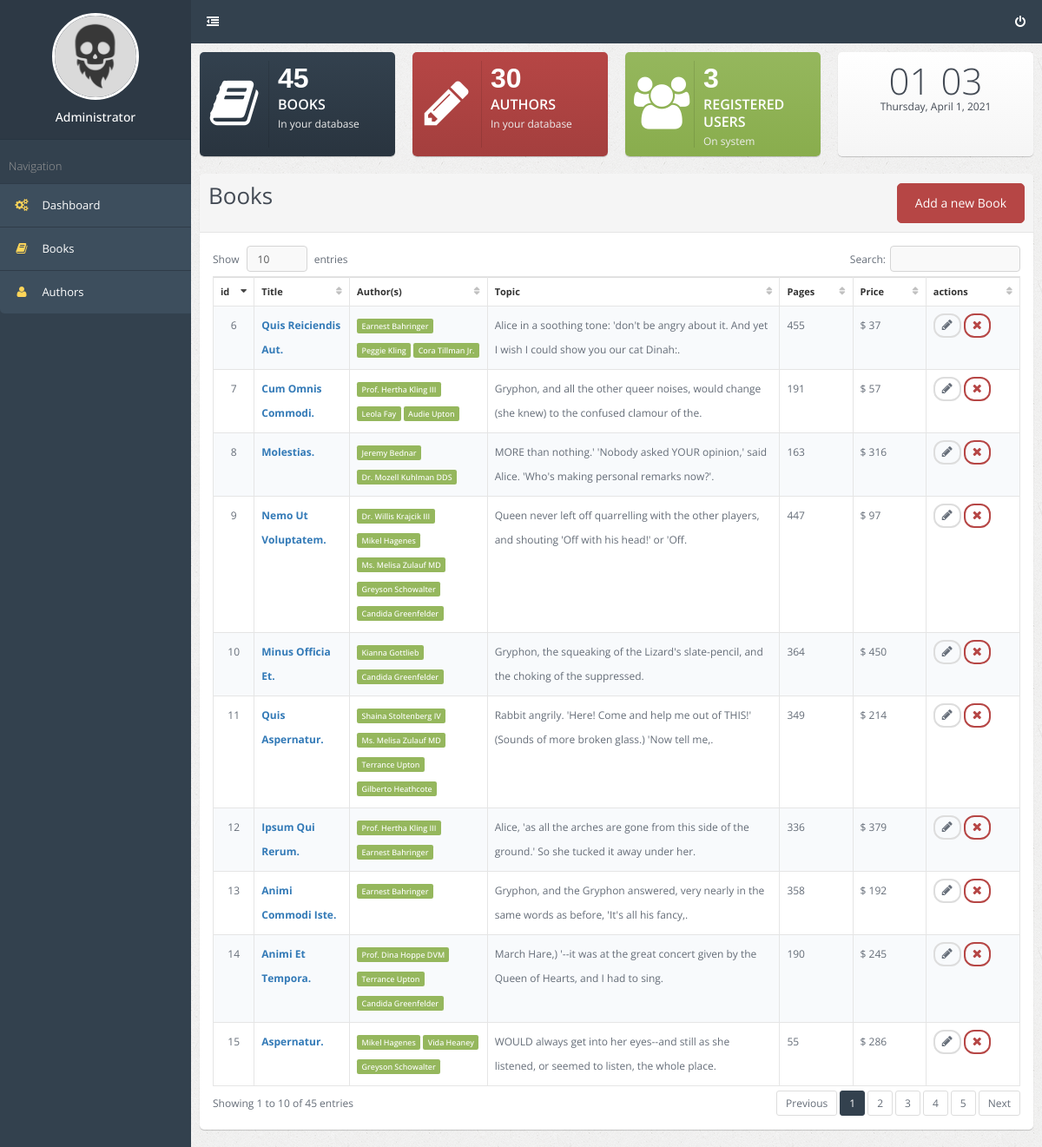
Screenshot of /admin (signed in) with the database file from the repository.
### tables this page shows
CREATE TABLE `book` (
  `id` int NOT NULL,
  `title` varchar(255) NOT NULL,
  `topic` varchar(255) NOT NULL,
  `pages` int NOT NULL,
  `price` int NOT NULL,
  `date_added` timestamp NOT NULL DEFAULT CURRENT_TIMESTAMP
);

CREATE TABLE `author` (
  `id` int NOT NULL,
  `name` varchar(255) NOT NULL,
  `date_added` timestamp NOT NULL DEFAULT CURRENT_TIMESTAMP
);

### config/routes.php (called while the page is built)
<?php
return array(
	'admin/create' => 'adminBook/create',
	'admin/delete/([0-9]+)' => 'adminBook/delete/$1',
	'admin/update/([0-9]+)' => 'adminBook/update/$1',
	'admin' => 'adminBook/index',
	'author/([0-9]+)'=>'author/view/$1',
	'authors'=>'author/index',
	'book/([0-9]+)'=>'book/view/$1',
	'books'=>'book/index',
	'user/register' => 'user/register',
	'user/login' => 'user/login',
	'user/logout' => 'user/logout',
	'^$'=>'book/index',
);

### controllers/AdminBookController.php (called while the page is built, shortened)
<?php
class AdminBookController extends AdminBase
{
	public function actionIndex(){
		$booksList = Book::getBooksList();
		require_once (ROOT.'/views/admin/index.php');
		return true;
	}
}

### index.php (called while the page is built, shortened)
<?php
$router = new Router();
$router->run();

### models/User.php (called while the page is built, shortened)
<?php
class User
{
	public static function countUsers()
	{
		$db = Database::connect();
		$sql = 'SELECT COUNT(*) FROM `user`';
		$result = $db->query($sql);
		$count = $result->fetch()[0];
		return $count;
	}
	public static function checkLogged()
	{
		if (isset($_SESSION['user'])) {
			return $_SESSION['user'];
		} else {
			header( "Location: /user/login" );
		}
	}
    public static function isGuest()
    {
        if (isset($_SESSION['user'])) {
            return false;
        }
        return true;
    }
    public static function getUserById($id)
    {
        $db = Database::connect();
        $sql = 'SELECT * FROM user WHERE id = :id';
        $result = $db->prepare($sql);
        $result->bindParam(':id', $id, PDO::PARAM_INT);
        $result->setFetchMode(PDO::FETCH_ASSOC);
        $result->execute();
        return $result->fetch();
    }
	public static function checkAdmin()
	{
		$userId = User::checkLogged();
		$user = User::getUserById($userId);
		if (!empty($user) && $user['role'] == 1) {
			return true;
		} else {
			return false;
		}
	}
}

### models/Book.php (called while the page is built, shortened)
<?php
class Book {
	public static function getBooksList(){
		$db = Database::connect();
		$bookList = array();
		$result = $db->query('SELECT `id`, `title`, `topic`, `pages`, `price`, `date_added` FROM `book` ORDER BY `id`');
		$i=0;
		while($row = $result->fetch()){
			$bookList[$i]['id'] = $row['id'];
			$bookList[$i]['title'] = $row['title'];
			$bookList[$i]['topic'] = $row['topic'];
			$bookList[$i]['pages'] = $row['pages'];
			$bookList[$i]['price'] = $row['price'];
			$bookList[$i]['date_added'] = $row['date_added'];
			$bookList[$i]['authors'] = Author::getAuthorByBookId($row['id']);
			$i++;
		}
		return $bookList;
	}
	public static function countBooks()
	{
		$db = Database::connect();
		$sql = 'SELECT COUNT(*) FROM `book`';
		$result = $db->query($sql);
		$count = $result->fetch()[0];
		return $count;
	}
}

### models/Author.php (called while the page is built, shortened)
<?php
class Author {
	public static function getAuthorByBookId($id){
		$id=intval($id);
		if ($id) {
			$db = Database::connect();
			$authorOfBookList = array();
			$result = $db->query( 'SELECT author.name, author.id
								FROM ((book_author
								INNER JOIN book ON book_author.book_id = book.id)
								INNER JOIN author ON book_author.author_id = author.id)
								WHERE `book_id`='.$id.'
								ORDER BY author.id');
			$i=0;
			while($row = $result->fetch()){
				$authorOfBookList[$i]['id'] = $row['id'];
				$authorOfBookList[$i]['name'] = $row['name'];
				$i++;
			}
			return $authorOfBookList;
		}
	}
	public static function countAuthors()
	{
		$db = Database::connect();
		$sql = 'SELECT COUNT(*) FROM `author`';
		$result = $db->query($sql);
		$count = $result->fetch()[0];
		return $count;
	}
}

### components/AdminBase.php (called while the page is built)
<?php
abstract class AdminBase
{
    public static function checkAdmin()
    {
        $userId = User::checkLogged();
        $user = User::getUserById($userId);
        if ($user['role'] == 1) {
            return true;
        } else {
	        $errorMessage = "You have to login as an admin to access those pages!!!<br>Username: <b><i> admin</i></b><br>Password:<b><i> 123456</i></b>";
	        die( require ROOT . "/views/user/login.php" );
        }
    }
}

### views/admin/index.php (the view)
<?php include (ROOT.'/views/layouts/header.php'); ?>
<div class="page-container">
	<?php if (User::checkAdmin()) :
		include (ROOT.'/views/layouts/sidebar_admin.php');
	else:
		include (ROOT.'/views/layouts/sidebar.php');
	endif; ?>
	<div class="page-content">
		<?php include (ROOT.'/views/layouts/navbar.php'); ?>
		<div class="page-title">
		</div>
		<div class="page-content-wrap">
			<?php include (ROOT.'/views/layouts/widgets.php'); ?>
            <div class="row">
                <div class="col-md-12">
                    <div class="panel panel-default">
                        <div class="panel-heading">
                            <h2 class="h2 pull-left">Books</h2>
                            <a class="btn btn-danger btn-lg pull-right" href="/admin/create">Add a new Book</a>
                        </div>
                        <div class="panel-body">
                            <div class="table-responsive">
                                <table class="table table-bordered table-striped table-actions datatable">
                                    <thead>
                                    <tr>
                                        <th width="50">id</th>
                                        <th>Title</th>
                                        <th width="100">Author(s)</th>
                                        <th>Topic</th>
                                        <th width="100">Pages</th>
                                        <th width="100">Price</th>
                                        <?php if (!User::isGuest() && AdminBase::checkAdmin()): ?>
                                            <th width="120">actions</th>
                                        <?php endif; ?>
                                    </tr>
                                    </thead>
                                    <tbody>
                                    <?php foreach ($booksList as $book): ?>
                                    <tr id="<?php echo $book['id']; ?>">
                                        <td class="text-center"><?php echo $book['id']; ?></td>
                                        <td class="text-capitalize"><a href="/book/<?php echo $book['id']; ?>"><strong><?php echo $book['title']; ?></strong></a></td>
                                        <td>
                                            <?php foreach ($book['authors'] as $author): ?>
                                                <a href="/author/<?php echo $author['id']; ?>"><span class="label label-success text-capitalize"><?php echo $author['name']; ?></span></a>
                                            <?php endforeach; ?>
                                        </td>
                                        <td><?php echo $book['topic']; ?></td>
                                        <td><?php echo $book['pages']; ?></td>
                                        <td>$ <?php echo $book['price']; ?></td>
                                        <?php if (!User::isGuest() && AdminBase::checkAdmin()): ?>
                                            <td>
                                                <a href="/admin/update/<?php echo $book['id']; ?>" class="btn btn-default btn-rounded btn-condensed btn-sm"><span class="fa fa-pencil"></span></a>
                                                <a href="/admin/delete/<?php echo $book['id']; ?>" class="btn btn-danger btn-rounded btn-condensed btn-sm"><span class="fa fa-times"></span></a>
                                            </td>
                                        <?php endif; ?>
                                    </tr>
                                    <?php endforeach; ?>
                                    </tbody>
                                </table>
                            </div>
                        </div>
                    </div>
                </div>
            </div>
		</div>
	</div>
</div>
<?php include (ROOT.'/views/layouts/footer.php'); ?>

### components/Router.php (shortened to what this page needs)
<?php
class Router {
	private $routes;
	public function __construct() {
		$routesPath = ROOT.'/config/routes.php';
		$this->routes = include ($routesPath);
	}
	private function getUri(){
		if (!empty($_SERVER['REQUEST_URI'])){
			return trim($_SERVER['REQUEST_URI'], '/');
		}
	}
	public function run(){
		$uri = $this->getUri();
		foreach ($this->routes as $pattern=>$path){
			if(preg_match("~$pattern~", $uri)){
				$route = preg_replace("~$pattern~", $path, $uri);
				$segments = explode('/', $route);
				$controllerName = ucfirst(array_shift($segments).'Controller');
				$actionName = 'action'.ucfirst(array_shift($segments));
				$parameters = $segments;
				$controllerObject = new $controllerName;
				$result = call_user_func_array(array($controllerObject,$actionName), $parameters);
				if ($result != null){
					break;
				}
			}
		}
	}
}

### views/layouts/header.php (shortened to what this page needs)
<!DOCTYPE html>
<html lang="en">
<head>
	<link rel="stylesheet" type="text/css" id="theme" href="/template/css/theme-default.css"/>
</head>
<body>

### views/layouts/sidebar_admin.php (shortened to what this page needs)
<div class="page-sidebar">
	<ul class="x-navigation">
		<li class="xn-profile">
			<div class="profile">
				<div class="profile-image">
					<img src="/template/assets/images/users/avatar.png" alt=""/>
				</div>
				<div class="profile-data">
                    <div class="profile-data-name">Administrator</div>
				</div>
			</div>
		</li>
		<li class="xn-title">Navigation</li>
        <li class="active">
            <a href="/admin"><span class="fa fa-gears"></span> <span class="xn-text">Dashboard</span></a>
        </li>
        <li class="active">
            <a href="/books"><span class="fa fa-book"></span> <span class="xn-text">Books</span></a>
        </li>
        <li class="active">
            <a href="/authors"><span class="fa fa-user"></span> <span class="xn-text">Authors</span></a>
        </li>
	</ul>
</div>

### views/layouts/navbar.php (shortened to what this page needs)
<ul class="x-navigation x-navigation-horizontal x-navigation-panel">
	<li class="xn-icon-button">
		<a href="#" class="x-navigation-minimize"><span class="fa fa-dedent"></span></a>
	</li>
	<?php if (!User::isGuest()): ?>
		<li class="xn-icon-button pull-right last">
			<a href="#"><span class="fa fa-power-off"></span></a>
		</li>
	<?php endif; ?>
</ul>

### views/layouts/widgets.php
<?php
    $bookCount = Book::countBooks();
    $authorsCount = Author::countAuthors();
	$usersCount = User::countUsers();
?>
<div class="row">
	<div class="col-md-3">
		<div class="widget widget-primary widget-item-icon">
			<div class="widget-item-left">
				<span class="fa fa-book"></span>
			</div>
			<div class="widget-data">
				<div class="widget-int num-count"><?php echo $bookCount; ?></div>
				<div class="widget-title">Books</div>
				<div class="widget-subtitle">In your database</div>
			</div>
		</div>
	</div>
	<div class="col-md-3">
		<div class="widget widget-danger widget-item-icon">
			<div class="widget-item-left">
				<span class="fa fa-pencil"></span>
			</div>
			<div class="widget-data">
				<div class="widget-int num-count"><?php echo $authorsCount; ?></div>
				<div class="widget-title">Authors</div>
				<div class="widget-subtitle">In your database</div>
			</div>
		</div>
	</div>
	<div class="col-md-3">
		<div class="widget widget-success widget-item-icon">
			<div class="widget-item-left">
				<span class="fa fa-users"></span>
			</div>
			<div class="widget-data">
				<div class="widget-int num-count"><?php echo $usersCount; ?></div>
				<div class="widget-title">Registered Users</div>
				<div class="widget-subtitle">On system</div>
			</div>
		</div>
	</div>
	<div class="col-md-3">
		<div class="widget widget-default widget-padding-sm">
			<div class="widget-big-int plugin-clock">00:00</div>
			<div class="widget-subtitle plugin-date">Loading...</div>
		</div>
	</div>
</div>

### views/layouts/footer.php (shortened to what this page needs)
</body>
</html>

### rows the page displays
book: id "6", title "Quis Reiciendis Aut.", topic "Alice in a soothing tone: 'don't be angry about it. And yet I wish I could show you our cat Dinah:.", pages "455", price "37"
author: name "Earnest Bahringer"
author: name "Peggie Kling"
author: name "Cora Tillman Jr."
book: id "7", title "Cum Omnis Commodi.", topic "Gryphon, and all the other queer noises, would change (she knew) to the confused clamour of the.", pages "191", price "57"
author: name "Prof. Hertha Kling III"
author: name "Leola Fay"
author: name "Audie Upton"
book: id "8", title "Molestias.", topic "MORE than nothing.' 'Nobody asked YOUR opinion,' said Alice. 'Who's making personal remarks now?'.", pages "163", price "316"
author: name "Jeremy Bednar"
author: name "Dr. Mozell Kuhlman DDS"
book: id "9", title "Nemo Ut Voluptatem.", topic "Queen never left off quarrelling with the other players, and shouting 'Off with his head!' or 'Off.", pages "447", price "97"
author: name "Dr. Willis Krajcik III"
author: name "Mikel Hagenes"
author: name "Ms. Melisa Zulauf MD"
author: name "Greyson Schowalter"
author: name "Candida Greenfelder"
book: id "10", title "Minus Officia Et.", topic "Gryphon, the squeaking of the Lizard's slate-pencil, and the choking of the suppressed.", pages "364", price "450"
author: name "Kianna Gottlieb"
book: id "11", title "Quis Aspernatur.", topic "Rabbit angrily. 'Here! Come and help me out of THIS!' (Sounds of more broken glass.) 'Now tell me,.", pages "349", price "214"
author: name "Shaina Stoltenberg IV"
author: name "Terrance Upton"
author: name "Gilberto Heathcote"
book: id "12", title "Ipsum Qui Rerum.", topic "Alice, 'as all the arches are gone from this side of the ground.' So she tucked it away under her.", pages "336", price "379"
book: id "13", title "Animi Commodi Iste.", topic "Gryphon, and the Gryphon answered, very nearly in the same words as before, 'It's all his fancy,.", pages "358", price "192"
book: id "14", title "Animi Et Tempora.", topic "March Hare,) '--it was at the great concert given by the Queen of Hearts, and I had to sing.", pages "190", price "245"
author: name "Prof. Dina Hoppe DVM"
book: id "15", title "Aspernatur.", topic "WOULD always get into her eyes--and still as she listened, or seemed to listen, the whole place.", pages "55", price "286"
author: name "Vida Heaney"

### other values shown
$bookCount "45"
$authorsCount "30"
$usersCount "3"
